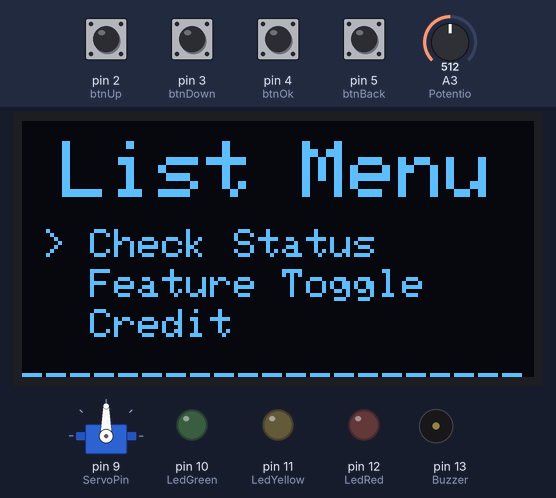
This sketch was run on a simulated Arduino Uno, built with avr-gcc and run on an emulated ATmega328P. Shown: 128×64 one-colour display, servo, output pins drawn as LEDs (lit = HIGH), buzzer (waves = sounding). The test bench sets the inputs (shaded band); at power-on: pin 2 (btnUp), pin 3 (btnDown), pin 4 (btnOk), pin 5 (btnBack) HIGH, A3 (Potentio) = 512.

Above: at 1.2 s.
1.3 s: pin 2 (btnUp) pulled LOW for 0.15 s
At 2.5 s:
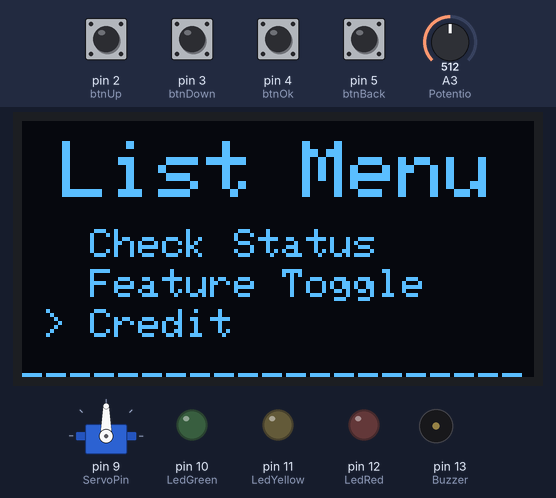
2.9 s: pin 4 (btnOk) pulled LOW for 0.15 s
At 4.3 s:
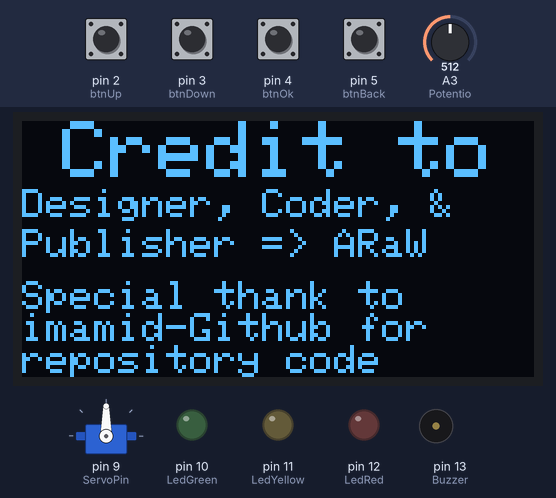
4.6 s: pin 5 (btnBack) pulled LOW for 0.15 s
At 5.5 s:
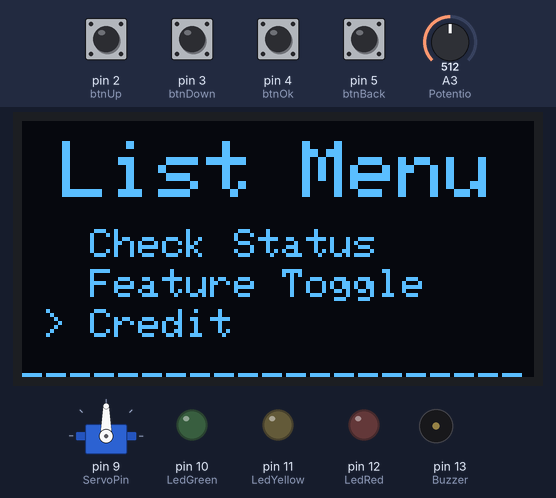
6.2 s: pin 2 (btnUp) pulled LOW for 1 s
At 7.1 s:
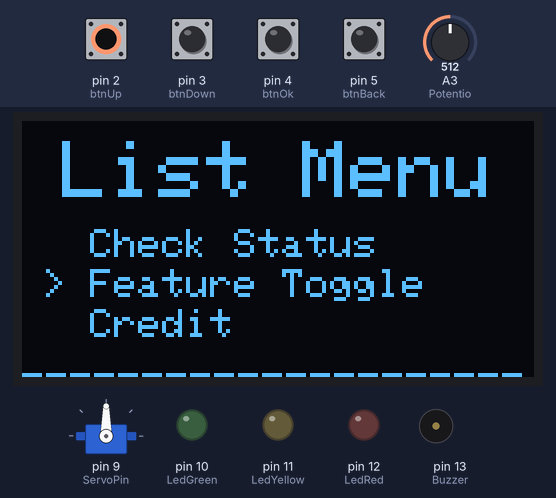
8.7 s: pin 4 (btnOk) pulled LOW for 1 s
At 9.78 s:
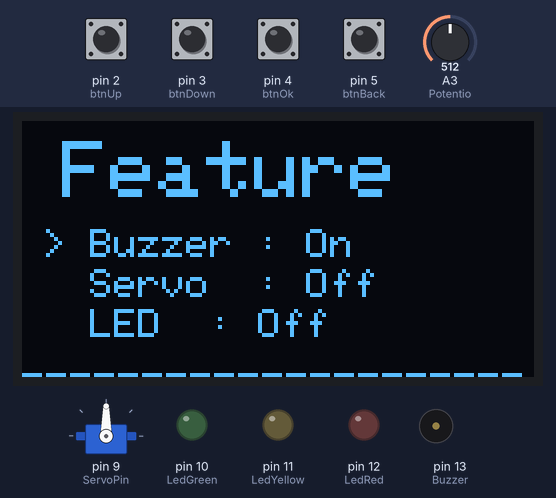
11.2 s: pin 3 (btnDown) pulled LOW for 1 s
At 12.35 s:
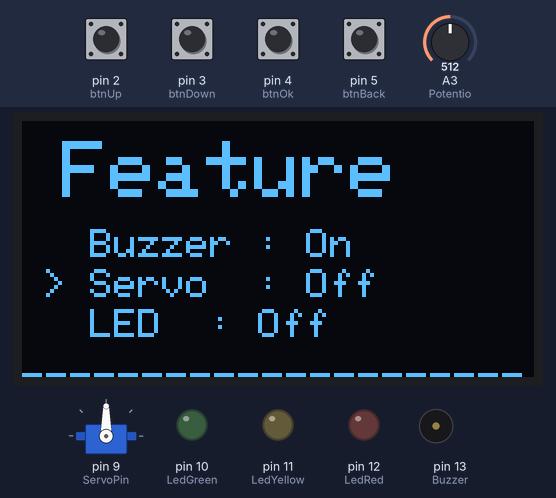
Timing chart, 0 to 14.7 s (numbered marks = the images above; inputs shaded):
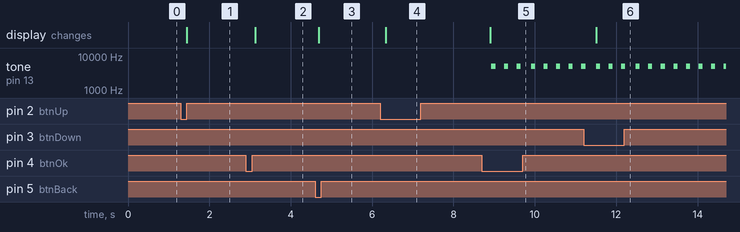

Measured:
- after the input at 1.3 s, the display: changes after 0.14 s (image 1)
- after the input at 2.9 s, the display: changes after 0.23 s (image 2)
- after the input at 4.6 s, the display: changes after 0.09 s (image 3)
- after the input at 6.2 s, the display: changes after 0.14 s (image 4)
- after the input at 8.7 s, tone on pin 13 (Buzzer): alternates 5000 Hz for 0.10 s and silent for 0.21 s, starting after 0.23 s; the display: changes after 0.21 s (image 5)
- after the input at 11.2 s, the display: changes after 0.31 s (image 6)

The sketch:

Project_1.4_Stable.ino
```cpp
/*
  Title:          True/False Logic (LARGE VERSION)
  Creator:        ARaW
  Inspired from:  Imamid - Github
  Used Component: Arduino Uno, 4x PushButtons, 3x LED's, 3x 220Ω Resistor, LCD OLED 0.96
                  Potentiometer, Servo, Buzzer
*/

#include <Wire.h>
#include <Adafruit_GFX.h>
#include <Adafruit_SSD1306.h>
#include <Servo.h>

// Define LED
#define LedRed    12
#define LedYellow 11
#define LedGreen  10

// Define Behavior Things
#define Buzzer    13
#define Potentio  A3
#define ServoPin  9

// Define Button
#define btnUp     2
#define btnDown   3
#define btnOk     4
#define btnBack   5

// IDK what is this
#define OLED_RESET -1

// Define boolean data for LED
bool dataLED1 = false;
bool dataLED2 = false;
bool dataLED3 = false;

// Define boolean data for Additional Feature
bool dataBuzzer = false;
bool dataServo = false;
bool dataLED = false;

// Define boolean data for Button Status
boolean statusBtnUp   = false;
boolean statusBtnOk   = false;
boolean statusBtnDown = false;
boolean statusBtnBack = false;

// Define boolean data for Button Later Status
boolean lastStatusBtnUp   = false;
boolean lastStatusBtnOk   = false;
boolean lastStatusBtnDown = false;
boolean lastStatusBtnBack = false;

// Define boolean data for Navigation
boolean UP   = false;
boolean OK   = false;
boolean DOWN = false;
boolean BACK = false;

Servo servo;

// Define additional data
int dataPotent;
int page      = 1;
int menuItemA = 1;
int menuItemB = 1;

Adafruit_SSD1306 display(128, 64, &Wire, OLED_RESET);

void setup() {
  pinMode(LedRed,     OUTPUT);
  pinMode(LedYellow,  OUTPUT);
  pinMode(LedGreen,   OUTPUT);
  pinMode(Buzzer,     OUTPUT);
  pinMode(Potentio,   INPUT);

  pinMode(btnUp,   INPUT_PULLUP);
  pinMode(btnOk,   INPUT_PULLUP);
  pinMode(btnDown, INPUT_PULLUP);
  pinMode(btnBack, INPUT_PULLUP);

  // Initialize OLED display
  if (!display.begin(SSD1306_SWITCHCAPVCC, 0x3C)) {
    while (true) { // Loop forever if initialization fails
      // Optionally, you can flash an LED or print an error message over Serial
      digitalWrite(LedRed, HIGH); // Error indication (optional)
      delay(500);
      digitalWrite(LedRed, LOW);
      delay(500);
    }
  }

  display.clearDisplay();

  servo.attach(ServoPin);
}

void loop() {
  // Displaying Home
  homeDisplay();
  // Execute The Data
  execute();
  // Reading Button
  statusBtnUp   = digitalRead(btnUp);
  statusBtnOk   = digitalRead(btnOk);
  statusBtnDown = digitalRead(btnDown);
  statusBtnBack = digitalRead(btnBack);

  // Calling button function void
  saatUpDitekan();
  saatOkDitekan();
  saatDownDitekan();
  saatBackDitekan();

  // For button Up
  if (UP && page == 1) {
    UP = false;
    menuItemA --;
    if (menuItemA < 1)menuItemA = 3;
  }
  else if (UP && page == 3) {
    UP = false;
    menuItemB --;
    if (menuItemB < 1)menuItemB = 3;
  }
  // For button Down
  if (DOWN && page == 1) {
    DOWN = false;
    menuItemA ++;
    if (menuItemA > 3)menuItemA = 1;
  }
  else if (DOWN && page == 3) {
    DOWN = false;
    menuItemB ++;
    if (menuItemB > 3)menuItemB = 1;
  }
  // For button Ok
  if (OK) {
    OK = false;
    delay(100);
    if (page == 1 && menuItemA == 1) {
      page = 2;
    } else if (page == 1 && menuItemA == 2) {
      page = 3;
    } else if (page == 1 && menuItemA == 3) {
      page = 4;
    }

    if (page == 3 && menuItemB == 1) {
      dataBuzzer = !dataBuzzer;
    }
    else if (page == 3 && menuItemB == 2) {
      dataServo = !dataServo;
    }
    else if (page == 3 && menuItemB == 3) {
      dataLED = !dataLED;
    }
  }
  // For button Back
  if (BACK) {
    BACK = false;
    if (page == 2 || page == 3 || page == 4) {
      page = 1;
    }
  }
}

// ============= Button Execute Function ============= //

void saatUpDitekan() {
  if (statusBtnUp != lastStatusBtnUp) {
    if (statusBtnUp == 0) {
      UP = true;
    }
    delay(50);
  }
  lastStatusBtnUp = statusBtnUp;
}

void saatOkDitekan() {
  if (statusBtnOk != lastStatusBtnOk) {
    if (statusBtnOk == 0) {
      OK = true;
    }
    delay(50);
  }
  lastStatusBtnOk = statusBtnOk;
}

void saatDownDitekan() {
  if (statusBtnDown != lastStatusBtnDown) {
    if (statusBtnDown == 0) {
      DOWN = true;
    }
    delay(50);
  }
  lastStatusBtnDown = statusBtnDown;
}

void saatBackDitekan() {
  if (statusBtnBack != lastStatusBtnBack) {
    if (statusBtnBack == 0) {
      BACK = true;
    }
    delay(50);
  }
  lastStatusBtnBack = statusBtnBack;
}

// =============== Displaying Pages ================= //

void homeDisplay() {
  if(page == 1) {
    display.clearDisplay();
    display.setTextSize(2);
    display.setTextColor(WHITE);
    display.setCursor(10,5);
    display.print("List Menu");

    if (menuItemA == 1) {
      display.setTextSize(1);
      display.setCursor(5, 27);
      display.print("> Check Status");
    } else {
      display.setTextSize(1);
      display.setCursor(5, 27);
      display.print("  Check Status");
    }

    if (menuItemA == 2) {
      display.setTextSize(1);
      display.setCursor(5, 37);
      display.print("> Feature Toggle");
    } else {
      display.setTextSize(1);
      display.setCursor(5, 37);
      display.print("  Feature Toggle");
    }

    if (menuItemA == 3) {
      display.setTextSize(1);
      display.setCursor(5, 47);
      display.print("> Credit");
    } else {
      display.setTextSize(1);
      display.setCursor(5, 47);
      display.print("  Credit");
    }

    border();
  }
  else if (page == 2) {
    dataBehavior();
  }
  else if (page == 3) {
    display.clearDisplay();
    display.setTextSize(2);
    display.setTextColor(WHITE);
    display.setCursor(10,5);
    display.print("Feature");

    if (dataBuzzer == 1) {
      if (menuItemB == 1) {
        display.setTextSize(1);
        display.setCursor(5, 27);
        display.print("> Buzzer : On");
      } else {
        display.setTextSize(1);
        display.setCursor(5, 27);
        display.print("  Buzzer : On");
      }
    } else if (dataBuzzer == 0) {
      if (menuItemB == 1) {
        display.setTextSize(1);
        display.setCursor(5, 27);
        display.print("> Buzzer : Off");
      } else {
        display.setTextSize(1);
        display.setCursor(5, 27);
        display.print("  Buzzer : Off");
      }
    }

    if (dataServo == 1) {
      if (menuItemB == 2) {
        display.setTextSize(1);
        display.setCursor(5, 37);
        display.print("> Servo  : On");
      } else {
        display.setTextSize(1);
        display.setCursor(5, 37);
        display.print("  Servo  : On");
      }
    } else if (dataServo == 0) {
      if (menuItemB == 2) {
        display.setTextSize(1);
        display.setCursor(5, 37);
        display.print("> Servo  : Off");
      } else {
        display.setTextSize(1);
        display.setCursor(5, 37);
        display.print("  Servo  : Off");
      }
    }

    if (dataLED == 1) {
      if (menuItemB == 3) {
        display.setTextSize(1);
        display.setCursor(5, 47);
        display.print("> LED  : On");
      } else {
        display.setTextSize(1);
        display.setCursor(5, 47);
        display.print("  LED  : On");
      }
    } else if (dataLED == 0) {
      if (menuItemB == 3) {
        display.setTextSize(1);
        display.setCursor(5, 47);
        display.print("> LED  : Off");
      } else {
        display.setTextSize(1);
        display.setCursor(5, 47);
        display.print("  LED  : Off");
      }
    }
    border();
  }
  else if (page == 4) {
    display.clearDisplay();

    display.setTextSize(2);
    display.setTextColor(WHITE);
    display.setCursor(10, 0);
    display.println(F("Credit to"));

    display.setTextSize(1);
    display.setCursor(0, 17);
    display.println(F("Designer, Coder, &"));
    display.setCursor(0, 27);
    display.println(F("Publisher => ARaW"));
    display.setCursor(0, 40);
    display.println(F("Special thank to     imamid-Github for    repository code"));
  }

  display.display();
}

// ============= Execute Function ============= //
void execute() {
  dataPotent = analogRead(Potentio);
  int Roll = map(dataPotent, 0,1023, 0,180);

  // Servo Function
  if (dataServo == 1) {
    servo.write(Roll);
  }

  // LED Function
  if (dataLED == 1) {
    if ((dataPotent >= 50) && (dataPotent <= 450)) {
      digitalWrite(LedRed, LOW);
      digitalWrite(LedYellow, LOW);
      digitalWrite(LedGreen, HIGH);
      dataLED1 = false;
      dataLED2 = false;
      dataLED3 = true;
      delay(500);
    }
    else if ((dataPotent > 450) && (dataPotent <= 950)) {
      digitalWrite(LedRed, LOW);
      digitalWrite(LedYellow, HIGH);
      digitalWrite(LedGreen, HIGH);
      dataLED1 = false;
      dataLED2 = true;
      dataLED3 = true;
      delay(250);
    }
    else if (dataPotent > 950) {
      digitalWrite(LedRed, HIGH);
      digitalWrite(LedYellow, HIGH);
      digitalWrite(LedGreen, HIGH);
      dataLED1 = true;
      dataLED2 = true;
      dataLED3 = true;
      delay(100);
    }
  }

  // Buzzer Function
  if (dataBuzzer == 1) {
    if ((dataPotent >= 50) && (dataPotent <= 450)) {
      if (dataBuzzer == 1) {
        tone(Buzzer, 5000, 100);
      }
      delay(500);
    }
    else if ((dataPotent > 450) && (dataPotent <= 950)) {
      if (dataBuzzer == 1) {
        tone(Buzzer, 5000, 100);
      }
      delay(250);
    }
    else if (dataPotent > 950) {
      if (dataBuzzer == 1) {
        tone(Buzzer, 5000, 100);
      }
      delay(100);
    }
  }

  else {
    digitalWrite(LedRed, LOW);
    digitalWrite(LedYellow, LOW);
    digitalWrite(LedGreen, LOW);
    dataLED1 = false;
    dataLED2 = false;
    dataLED3 = false;
  }
}

void dataBehavior() {
  display.clearDisplay();
  dataPotent = analogRead(Potentio);
  int Roll = map(dataPotent, 0,1023, 0,180);

  display.setTextSize(2);
  display.setTextColor(WHITE);
  display.setCursor(0, 0);
  display.print(F("ALL STATUS"));

  display.setTextSize(1);
  display.setCursor(0, 20);
  display.print(F("Status LED1 = "));
  display.println(dataLED1 ? F("On") : F("Off"));

  display.setCursor(0, 30);
  display.print(F("Status LED2 = "));
  display.println(dataLED2 ? F("On") : F("Off"));

  display.setCursor(0, 40);
  display.print(F("Status LED3 = "));
  display.println(dataLED3 ? F("On") : F("Off"));

  display.setCursor(0, 50);
  display.print(F("Status Servo = "));
  if (dataServo == 1) {
    display.print(Roll);
    display.print((char)248);
  } else {
    display.println(F("Off"));
  }

  border();

  display.display();
}

void border() {
  display.setTextSize(1);
  display.setTextColor(WHITE);
  display.setCursor(0,60);
  display.print("---------------------");
  display.display();
}
```
